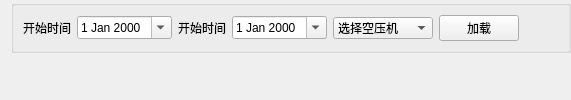
        <widget class="QWidget" name="runningChart_p">
         <layout class="QVBoxLayout" name="verticalLayout_14" stretch="1,4,4">
          <property name="topMargin">
           <number>0</number>
          </property>
          <property name="rightMargin">
           <number>0</number>
          </property>
          <property name="bottomMargin">
           <number>0</number>
          </property>
          <item>
           <widget class="QGroupBox" name="groupBox_22">
            <property name="title">
             <string/>
            </property>
            <layout class="QGridLayout" name="gridLayout_8">
             <item row="0" column="0">
              <layout class="QHBoxLayout" name="horizontalLayout_66">
               <item>
                <widget class="QLabel" name="label_15">
                 <property name="text">
                  <string>开始时间</string>
                 </property>
                </widget>
               </item>
               <item>
                <widget class="QDateEdit" name="runningChartS">
                 <property name="showGroupSeparator" stdset="0">
                  <bool>true</bool>
                 </property>
                 <property name="calendarPopup">
                  <bool>true</bool>
                 </property>
                </widget>
               </item>
               <item>
                <widget class="QLabel" name="label_17">
                 <property name="text">
                  <string>开始时间</string>
                 </property>
                </widget>
               </item>
               <item>
                <widget class="QDateEdit" name="runningChartE">
                 <property name="showGroupSeparator" stdset="0">
                  <bool>true</bool>
                 </property>
                 <property name="calendarPopup">
                  <bool>true</bool>
                 </property>
                </widget>
               </item>
               <item>
                <widget class="QComboBox" name="compressorNO">
                 <property name="minimumSize">
                  <size>
                   <width>100</width>
                   <height>0</height>
                  </size>
                 </property>
                 <item>
                  <property name="text">
                   <string>选择空压机</string>
                  </property>
                 </item>
                 <item>
                  <property name="text">
                   <string>1#空压机</string>
                  </property>
                 </item>
                 <item>
                  <property name="text">
                   <string>2#空压机</string>
                  </property>
                 </item>
                 <item>
                  <property name="text">
                   <string>3#空压机</string>
                  </property>
                 </item>
                </widget>
               </item>
               <item>
                <widget class="QPushButton" name="loadDataBtn">
                 <property name="text">
                  <string>加载</string>
                 </property>
                </widget>
               </item>
               <item>
                <spacer name="horizontalSpacer_12">
                 <property name="orientation">
                  <enum>Qt::Horizontal</enum>
                 </property>
                 <property name="sizeHint" stdset="0">
                  <size>
                   <width>40</width>
                   <height>20</height>
                  </size>
                 </property>
                </spacer>
               </item>
              </layout>
             </item>
            </layout>
           </widget>
          </item>
          <item>
           <widget class="QChartView" name="upWidget" native="true"/>
          </item>
          <item>
           <widget class="QChartView" name="pdWidget" native="true"/>
          </item>
         </layout>
        </widget>
